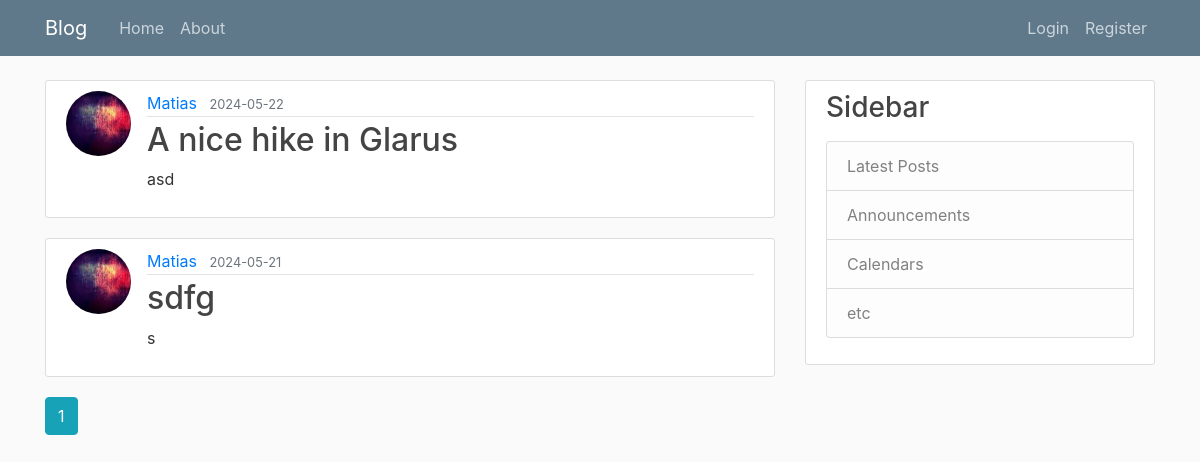
Page /home on the earlier database version.
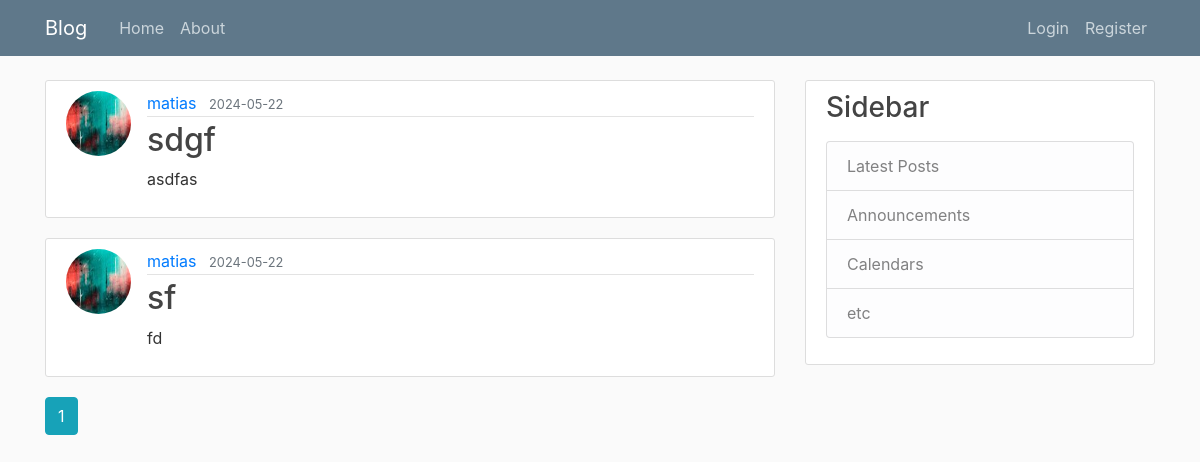
Same page on the later database version.
### flaskblog/models.py (models this page shows, shortened)
class Post(db.Model):
    id = db.Column(db.Integer, primary_key=True)
    title = db.Column(db.String(100), nullable=False)
    date_posted = db.Column(db.DateTime, nullable=False, default=datetime.utcnow)
    content = db.Column(db.Text, nullable=False)
    user_id = db.Column(db.Integer, db.ForeignKey('user.id'), nullable=False)
    gpx_file = db.Column(db.String(20), nullable=True)

class User(db.Model, UserMixin):
    id = db.Column(db.Integer, primary_key=True)
    username = db.Column(db.String(20), unique=True, nullable=False)
    email = db.Column(db.String(120), unique=True, nullable=False)
    image_file = db.Column(db.String(20), nullable=False, default='default.jpg')
    password = db.Column(db.String(60), nullable=False)
    posts = db.relationship('Post', backref='author', lazy=True)

### flaskblog/main/routes.py (the view)
@main.route("/")
@main.route("/home")
def home():
    page = request.args.get('page',1, type=int)
    posts = Post.query.order_by(Post.date_posted.desc())\
                      .paginate(page=page, per_page=5)
    return render_template('home.html', posts=posts)

### flaskblog/templates/home.html
{% extends 'layout.html' %}
{% block content %}
{% for post in posts.items %}
<article class="media content-section">
    <img class="rounded-circle article-img" src="{{ url_for('static', filename='profile_pics/' + post.author.image_file) }}">
    <div class="media-body">
        <div class="article-metadata">
            <a class="mr-2" href="{{ url_for('users.user_posts', username=post.author.username) }}">{{ post.author.username }}</a>
            <small class="text-muted">{{ post.date_posted.strftime('%Y-%m-%d') }}</small>
        </div>
        <h2><a class="article-title" href="{{ url_for('posts.post', post_id=post.id) }}">{{ post.title }}</a></h2>
        <p class="article-content">{{ post.content }}</p>
    </div>
</article>
{% endfor %}
{% for page_num in posts.iter_pages(left_edge=1, right_edge=1, left_current=1, right_current=2) %}
    {% if page_num %}
        {% if posts.page == page_num %}
        <a class="btn btn-info mb-4" href="{{ url_for('main.home', page=page_num) }}">{{ page_num }}</a>
        {% else %}
        <a class="btn btn-outline-info mb-4" href="{{ url_for('main.home', page=page_num) }}">{{ page_num }}</a>
        {% endif %}
    {% else %}
        ...
    {% endif%}
{% endfor%}
{% endblock content %}

### flaskblog/templates/layout.html (shortened to what this page needs)
<!DOCTYPE html>
<html>
<head>
    <link rel="stylesheet" href="https://maxcdn.bootstrapcdn.com/bootstrap/4.0.0/css/bootstrap.min.css">
    <link rel="stylesheet" type="text/css" href="{{ url_for('static', filename='main.css') }}">
</head>
<body>
    <header class="site-header">
      <nav class="navbar navbar-expand-md navbar-dark bg-steel fixed-top">
        <div class="container">
          <a class="navbar-brand mr-4" href="/">Blog</a>
          <div class="collapse navbar-collapse" id="navbarToggle">
            <div class="navbar-nav mr-auto">
              <a class="nav-item nav-link" href="{{ url_for('main.home') }}">Home</a>
              <a class="nav-item nav-link" href="{{ url_for('main.about') }}">About</a>
            </div>
            <div class="navbar-nav">
              {% if current_user.is_authenticated %}
                <a class="nav-item nav-link" href="{{ url_for('posts.new_post') }}">New Post</a>
                <a class="nav-item nav-link" href="{{ url_for('users.account') }}">Account</a>
                <a class="nav-item nav-link" href="{{ url_for('users.logout') }}">Logout</a>
              {% else %}
                <a class="nav-item nav-link" href="{{ url_for('users.login') }}">Login</a>
                <a class="nav-item nav-link" href="{{ url_for('users.register') }}">Register</a>
              {% endif %}
            </div>
          </div>
        </div>
      </nav>
    </header>
    <main role="main" class="container">
      <div class="row">
        <div class="col-md-8">
          {% block content %}{% endblock %}
        </div>
        <div class="col-md-4">
          <div class="content-section">
            <h3>Sidebar</h3>
            <p class='text-muted'>
              <ul class="list-group">
                <li class="list-group-item list-group-item-light">Latest Posts</li>
                <li class="list-group-item list-group-item-light">Announcements</li>
                <li class="list-group-item list-group-item-light">Calendars</li>
                <li class="list-group-item list-group-item-light">etc</li>
              </ul>
            </p>
          </div>
        </div>
      </div>
    </main>
</body>
</html>

### flaskblog/static/main.css (style rules this page uses)
body { background: #fafafa; color: #333333; margin-top: 5rem; }
h1, h2, h3, h4, h5, h6 { color: #444444; }
.bg-steel { background-color: #5f788a; }
.site-header .navbar-nav .nav-link { color: #cbd5db; }
.content-section { background: #ffffff; padding: 10px 20px; border: 1px solid #dddddd; border-radius: 3px; margin-bottom: 20px; }
.article-title { color: #444444; }
.article-content { white-space: pre-line; }
.article-img { height: 65px; width: 65px; margin-right: 16px; }
.article-metadata { padding-bottom: 1px; margin-bottom: 4px; border-bottom: 1px solid #e3e3e3 }

Differences in the rows shown:
changed Post: image_file: a different picture; author.username "Matias" → "matias"; title "A nice hike in Glarus" → "sdgf"; content "asd" → "asdfas"
changed Post (number 2 of 2 on the later page): image_file: a different picture; author.username "Matias" → "matias"; date_posted "2024-05-21" → "2024-05-22"; title "sdfg" → "sf"; content "s" → "fd"
